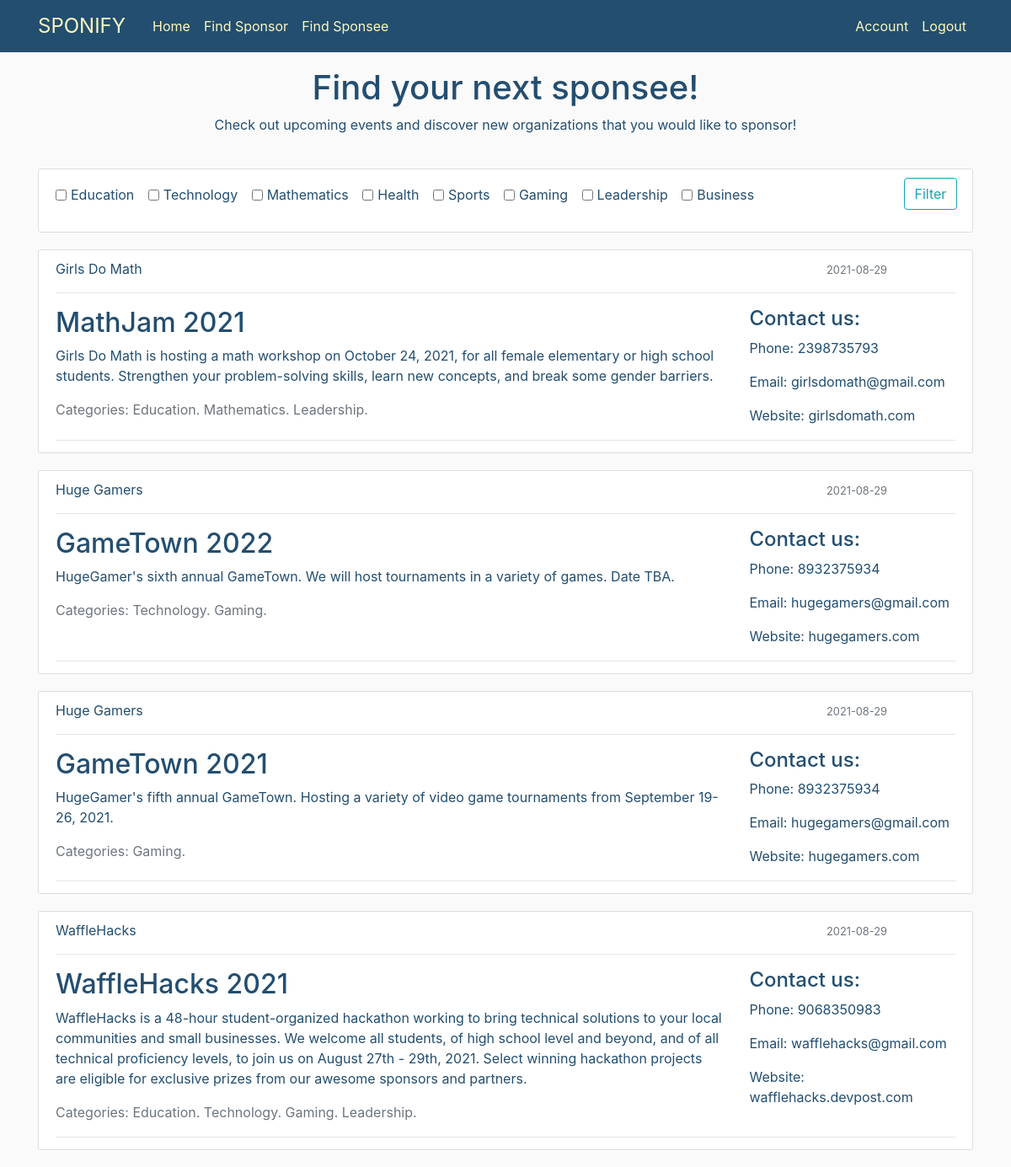
The app's page /find_sponsees (signed in), older data.
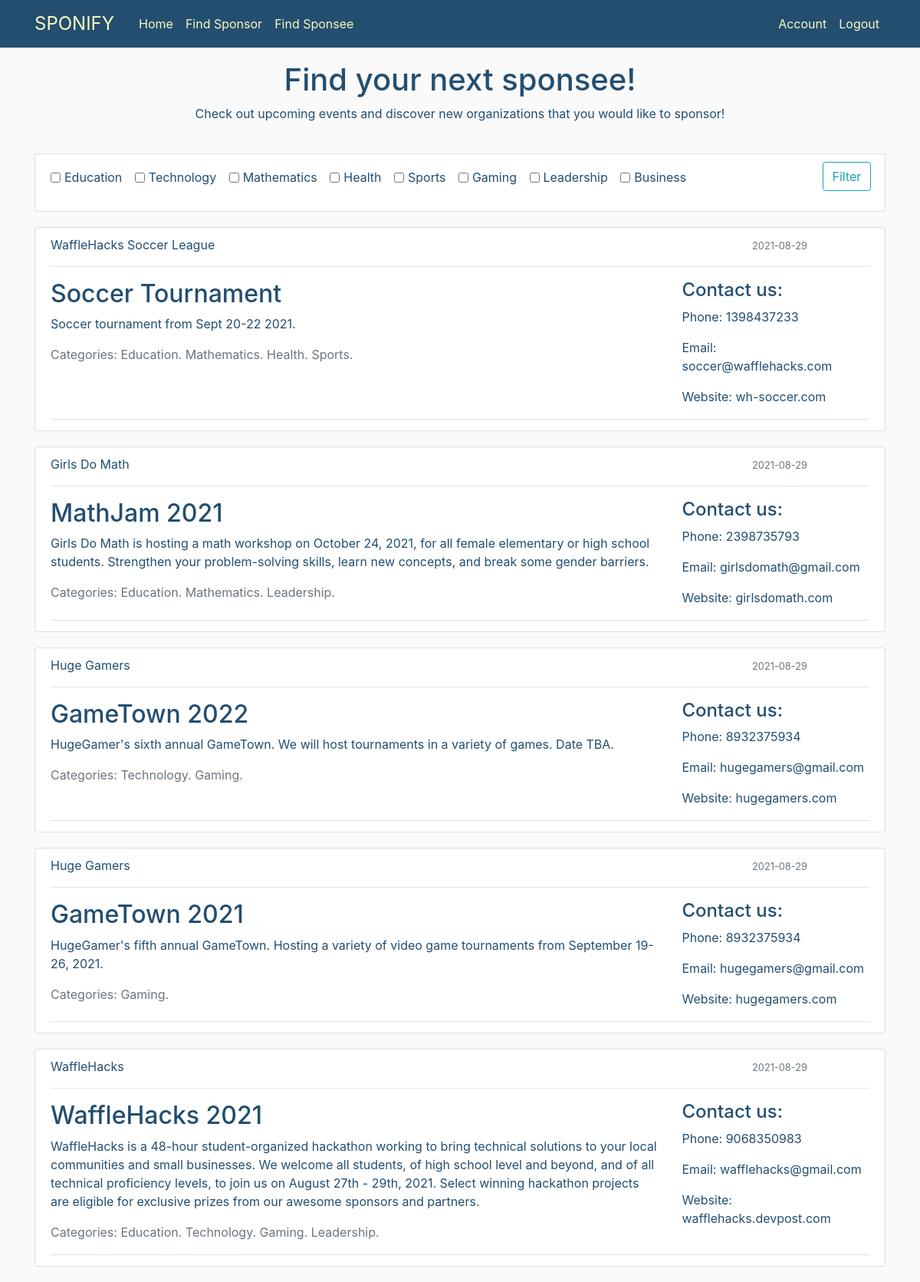
The same page, newer data.
### main/models.py (models this page shows, shortened)
class Post(db.Model):
   id = db.Column(db.Integer, primary_key=True)
   title = db.Column(db.String(30),nullable = False)
   description = db.Column(db.String(200),nullable = False)
   post_date = db.Column(db.DateTime, nullable = False, default = datetime.utcnow)
   user_id = db.Column(db.Integer, db.ForeignKey('user.id'), nullable=False)
   education = db.Column(db.Boolean)
   technology = db.Column(db.Boolean)
   mathematics = db.Column(db.Boolean)
   health = db.Column(db.Boolean)
   sports = db.Column(db.Boolean)
   gaming = db.Column(db.Boolean)
   leadership = db.Column(db.Boolean)
   business = db.Column(db.Boolean)

class User(db.Model, UserMixin):
   id = db.Column(db.Integer, primary_key=True)
   username = db.Column(db.String(20), unique=True, nullable=False)
   password = db.Column(db.String(60), nullable=False)
   user_type = db.Column(db.String(7), nullable=False)
   name = db.Column(db.String(30))
   phone = db.Column(db.String(15))
   address = db.Column(db.String(40))
   website = db.Column(db.String(30))
   email = db.Column(db.String(30))
   description = db.Column(db.String(200))
   education = db.Column(db.Boolean)
   technology = db.Column(db.Boolean)
   mathematics = db.Column(db.Boolean)
   health = db.Column(db.Boolean)
   sports = db.Column(db.Boolean)
   gaming = db.Column(db.Boolean)
   leadership = db.Column(db.Boolean)
   business = db.Column(db.Boolean)
   posts = db.relationship('Post', backref='author', lazy=True)

### main/routes.py (the view, shortened to what this page needs)
@app.route("/find_sponsees", methods=['GET', 'POST'])
@login_required
def find_sponsees():
      form = FilterSponsees()
      posts = Post.query.all()
      sorted_posts = sorted(posts, key=lambda by_date: by_date.post_date, reverse=True)
      return render_template('find_sponsees.html', form = form, posts = sorted_posts)

### main/forms.py
class FilterSponsees(FlaskForm):
    submit_filters = SubmitField("Filter")

### main/models.py (called while the page is built)
@login_manager.user_loader
def load_user(user_id):
   return User.query.get(int(user_id))

### main/templates/find_sponsees.html (shortened to what this page needs)
{% extends "layout.html" %}
{% block content %}
    <h1 style="color:#234E70; text-align: center;">Find your next sponsee!</h1>
    <p style="color:#234E70; text-align: center;"> Check out upcoming events and discover new organizations that you would like to sponsor!</p>
    <br>
    <form method="POST" action="{{url_for('find_sponsees')}}">
      <div class="content-section">
        <div class="row" style="vertical-align: middle;">
          <div class="col-11" style="padding-top: 8px;">
            <div class="form-check form-check-inline">
              <input class="form-check-input" type="checkbox" name="Education">
              <label class="form-check-label" for="Education" style="color:#234E70">Education</label>
            </div>
            <div class="form-check form-check-inline">
              <input class="form-check-input" type="checkbox" name="Technology">
              <label class="form-check-label" for="Technology" style="color:#234E70">Technology</label>
            </div>
            <div class="form-check form-check-inline">
              <input class="form-check-input" type="checkbox" name="Mathematics">
              <label class="form-check-label" for="Mathematics" style="color:#234E70">Mathematics</label>
            </div>
            <div class="form-check form-check-inline">
              <input class="form-check-input" type="checkbox" name="Health">
              <label class="form-check-label" for="Health" style="color:#234E70">Health</label>
            </div>
            <div class="form-check form-check-inline">
              <input class="form-check-input" type="checkbox" name="Sports">
              <label class="form-check-label" for="Sports" style="color:#234E70">Sports</label>
            </div>
            <div class="form-check form-check-inline">
              <input class="form-check-input" type="checkbox" name="Gaming">
              <label class="form-check-label" for="Gaming" style="color:#234E70">Gaming</label>
            </div>
            <div class="form-check form-check-inline">
              <input class="form-check-input" type="checkbox" name="Leadership">
              <label class="form-check-label" for="Leadership" style="color:#234E70">Leadership</label>
            </div>
            <div class="form-check form-check-inline">
              <input class="form-check-input" type="checkbox" name="Business">
              <label class="form-check-label" for="Business" style="color:#234E70">Business</label>
            </div>
          </div>
        <div class="col-1">
          <div class="form-group" >
            {{ form.submit_filters(class="btn btn-outline-info") }}
          </div>
        </div>
      </div>
    </div>
    </form>
    {% for post in posts %}
        <article class="media content-section">
          <div class="media-body">
            <div class="article-metadata">
              <div class="row">
              <div class="col-10">
                <a class="mr-2" style="color:#234E70;">{{ post.author.name }}</a>
              </div>
              <div class="col-2">
                <small class="text-muted" style="text-align: right; align-content: flex-end;">{{ post.post_date.strftime('%Y-%m-%d') }}</small>
              </div>
            </div>
            <hr>
            <div class="row">
              <div class="col-9">
                <h2><a class="article-title" style="color:#234E70;">{{ post.title }}</a></h2>
                <p class="article-content" style="color:#234E70;">{{ post.description }}</p>
                <p class="text-muted" style="color:#234E70;">Categories:
                  {%if post.education%} Education. {%endif%}
                  {%if post.technology%} Technology. {%endif%}
                  {%if post.mathematics%} Mathematics. {%endif%}
                  {%if post.health%} Health. {%endif%}
                  {%if post.sports%} Sports. {%endif%}
                  {%if post.gaming%} Gaming. {%endif%}
                  {%if post.leadership%} Leadership. {%endif%}
                </p>
                </div>
              <div class="col-3">
                <h3 style="color:#234E70; font-size:x-large";>Contact us:</h3>
                <p class="article-content" style="color:#234E70">Phone: {{ post.author.phone }}</p>
                <p class="article-content" style="color:#234E70">Email: {{ post.author.email }}</p>
                <p class="article-content" style="color:#234E70">Website: {{ post.author.website }}</p>
              </div>
            </div>
          </div>
        </article>
    {% endfor %}
{% endblock content %}

### main/templates/layout.html (shortened to what this page needs)
<!DOCTYPE html>
<html>
<head>
    <link rel="stylesheet" href="https://maxcdn.bootstrapcdn.com/bootstrap/4.0.0/css/bootstrap.min.css">
    <link rel="stylesheet" type="text/css" href="{{ url_for('static', filename='main.css') }}">
</head>
<body>
    <header class="site-header">
      <nav class="navbar navbar-expand-md navbar-dark fixed-top" style="background-color: #234E70;">
        <div class="container">
          <a class="navbar-brand mr-4" style="color: #FBF8BE; font-size: x-large;" href="/">SPONIFY</a>
          <div class="collapse navbar-collapse" id="navbarToggle">
            <div class="navbar-nav mr-auto">
              <a class="nav-item nav-link" style="color: #FBF8BE;" href="{{ url_for('home') }}">Home</a>
              <a class="nav-item nav-link" style="color: #FBF8BE;" href="{{ url_for('find_sponsors') }}">Find Sponsor</a>
              <a class="nav-item nav-link" style="color: #FBF8BE;" href="{{ url_for('find_sponsees') }}">Find Sponsee</a>
            </div>
            <div class="navbar-nav">
              {% if current_user.is_authenticated %}
                {% if current_user.user_type == "Sponsor"%}
                <a class="nav-item nav-link" style="color: #FBF8BE;" href="{{ url_for('account_sponsor') }}">Account</a>
                <a class="nav-item nav-link" style="color: #FBF8BE;" href="{{ url_for('logout') }}">Logout</a>
                {%else%}
                <a class="nav-item nav-link" style="color: #FBF8BE;" href="{{ url_for('make_post') }}">Make Post</a>
                <a class="nav-item nav-link" style="color: #FBF8BE;" href="{{ url_for('account_sponsee') }}">Account</a>
                <a class="nav-item nav-link" style="color: #FBF8BE;" href="{{ url_for('logout') }}">Logout</a>
                {%endif%}
              {% else %}
                <a class="nav-item nav-link" style="color: #FBF8BE;" href="{{ url_for('login') }}">Login</a>
                <a class="nav-item nav-link" style="color: #FBF8BE;" href="{{ url_for('register') }}">Register</a>
              {% endif %}
            </div>
          </div>
        </div>
      </nav>
    </header>
    <main role="main" class="container">
      <div class="row">
        <div class="col-md-12">
          {% block content %}{% endblock %}
        </div>
      </div>
    </main>
</body>
</html>

### main/static/main.css (style rules this page uses)
body { background: #fafafa; color: #333333; margin-top: 5rem; }
h1, h2, h3, h4, h5, h6 { color: #444444; }
.site-header .navbar-nav .nav-link { color: #cbd5db; }
.content-section { background: #ffffff; padding: 10px 20px; border: 1px solid #dddddd; border-radius: 3px; margin-bottom: 20px; }
.article-title { color: #444444; }
.article-content { white-space: pre-line; }
.article-metadata { padding-bottom: 1px; margin-bottom: 4px; border-bottom: 1px solid #e3e3e3 }

Row changes from the older to the newer data that the page shows:
added Post: author.name "WaffleHacks Soccer League", post_date "2021-08-29", title "Soccer Tournament", description "Soccer tournament from Sept 20-22 2021.", education "Education.", mathematics "Mathematics.", health "Health.", sports "Sports.", author.phone "1398437233", author.email "soccer@wafflehacks.com", author.website "wh-soccer.com"
